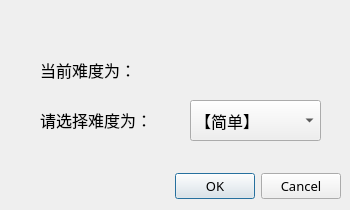
<?xml version="1.0" encoding="UTF-8"?>
<ui version="4.0">
 <class>DifficultyDialog</class>
 <widget class="QDialog" name="DifficultyDialog">
  <property name="geometry">
   <rect>
    <x>0</x>
    <y>0</y>
    <width>350</width>
    <height>210</height>
   </rect>
  </property>
  <property name="minimumSize">
   <size>
    <width>350</width>
    <height>210</height>
   </size>
  </property>
  <property name="maximumSize">
   <size>
    <width>350</width>
    <height>210</height>
   </size>
  </property>
  <property name="windowTitle">
   <string>Dialog</string>
  </property>
  <widget class="QDialogButtonBox" name="buttonBox">
   <property name="geometry">
    <rect>
     <x>0</x>
     <y>170</y>
     <width>341</width>
     <height>32</height>
    </rect>
   </property>
   <property name="font">
    <font>
     <family>Ark Pixel 12px Proportional zh_cn</family>
     <pointsize>10</pointsize>
    </font>
   </property>
   <property name="orientation">
    <enum>Qt::Orientation::Horizontal</enum>
   </property>
   <property name="standardButtons">
    <set>QDialogButtonBox::StandardButton::Cancel|QDialogButtonBox::StandardButton::Ok</set>
   </property>
  </widget>
  <widget class="QComboBox" name="comboBox">
   <property name="geometry">
    <rect>
     <x>190</x>
     <y>100</y>
     <width>131</width>
     <height>41</height>
    </rect>
   </property>
   <property name="font">
    <font>
     <family>Ark Pixel 12px Proportional zh_cn</family>
     <pointsize>12</pointsize>
    </font>
   </property>
   <property name="layoutDirection">
    <enum>Qt::LayoutDirection::LeftToRight</enum>
   </property>
   <item>
    <property name="text">
     <string>【简单】</string>
    </property>
   </item>
   <item>
    <property name="text">
     <string>【普通】</string>
    </property>
   </item>
   <item>
    <property name="text">
     <string>【困难】</string>
    </property>
   </item>
   <item>
    <property name="text">
     <string>【极限】</string>
    </property>
   </item>
  </widget>
  <widget class="QLabel" name="choose">
   <property name="geometry">
    <rect>
     <x>40</x>
     <y>110</y>
     <width>131</width>
     <height>19</height>
    </rect>
   </property>
   <property name="font">
    <font>
     <family>Ark Pixel 12px Proportional zh_cn</family>
     <pointsize>12</pointsize>
    </font>
   </property>
   <property name="text">
    <string>请选择难度为：</string>
   </property>
  </widget>
  <widget class="QLabel" name="current">
   <property name="geometry">
    <rect>
     <x>40</x>
     <y>60</y>
     <width>281</width>
     <height>19</height>
    </rect>
   </property>
   <property name="font">
    <font>
     <family>Ark Pixel 12px Proportional zh_cn</family>
     <pointsize>12</pointsize>
    </font>
   </property>
   <property name="text">
    <string>当前难度为：</string>
   </property>
  </widget>
 </widget>
 <resources/>
 <connections>
  <connection>
   <sender>buttonBox</sender>
   <signal>accepted()</signal>
   <receiver>DifficultyDialog</receiver>
   <slot>accept()</slot>
   <hints>
    <hint type="sourcelabel">
     <x>248</x>
     <y>254</y>
    </hint>
    <hint type="destinationlabel">
     <x>157</x>
     <y>274</y>
    </hint>
   </hints>
  </connection>
  <connection>
   <sender>buttonBox</sender>
   <signal>rejected()</signal>
   <receiver>DifficultyDialog</receiver>
   <slot>reject()</slot>
   <hints>
    <hint type="sourcelabel">
     <x>316</x>
     <y>260</y>
    </hint>
    <hint type="destinationlabel">
     <x>286</x>
     <y>274</y>
    </hint>
   </hints>
  </connection>
 </connections>
</ui>
